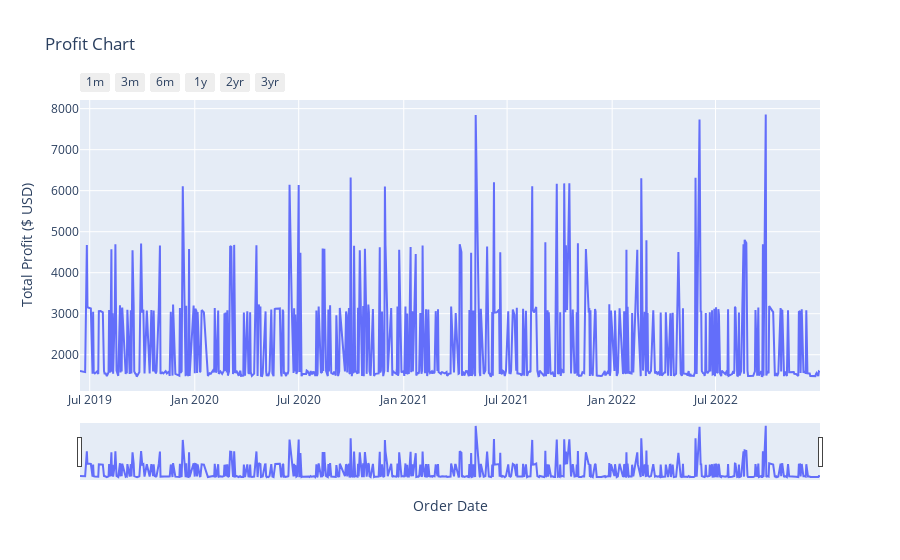

Source (notebook cell):
### Code cell
fig = go.Figure()

fig.add_trace(go.Scatter(
    x=profit_df["Order Date"],
    y=profit_df["Profit"],
    mode="lines",
    hovertemplate="""
    <b>Profit:</b> %{y:$,.2f}<br>
    <b>Date:</b> %{x}
    <extra></extra>
    """
))

fig.update_xaxes(
    rangeslider_visible=True,
    rangeselector_buttons=list([
        dict(count=1, label="1m", step="month", stepmode="backward"),
        dict(count=3, label="3m", step="month", stepmode="backward"),
        dict(count=6, label="6m", step="month", stepmode="backward"),
        dict(count=1, label="1y", step="year", stepmode="backward"),
        dict(count=2, label="2yr", step="year", stepmode="backward"),
        dict(count=3, label="3yr", step="year", stepmode="backward"),
    ]),
)

fig.update_layout(
    dragmode="pan",
    title='Profit Chart',
    xaxis_title='Order Date',
    yaxis_title='Total Profit ($ USD)'
)

fig.show(config=config)

### Figure 1 — Plotly figure (JSON) as saved in the notebook; plotly's stock layout.template omitted (floating-point values rounded to 4 significant figures; data arrays with more than 128 entries replaced by an {"elided": "..."} marker saying what was removed)
{"data": [{"hovertemplate": "\n    <b>Profit:</b> %{y:$,.2f}<br>\n    <b>Date:</b> %{x}\n    <extra></extra>\n    ", "mode": "lines", "type": "scatter", "x": {"elided": "697 str values"}, "y": {"elided": "697 float values"}}], "layout": {"dragmode": "pan", "title": {"text": "Profit Chart"}, "xaxis": {"rangeselector": {"buttons": [{"count": 1, "label": "1m", "step": "month", "stepmode": "backward"}, {"count": 3, "label": "3m", "step": "month", "stepmode": "backward"}, {"count": 6, "label": "6m", "step": "month", "stepmode": "backward"}, {"count": 1, "label": "1y", "step": "year", "stepmode": "backward"}, {"count": 2, "label": "2yr", "step": "year", "stepmode": "backward"}, {"count": 3, "label": "3yr", "step": "year", "stepmode": "backward"}]}, "rangeslider": {"visible": true}, "title": {"text": "Order Date"}}, "yaxis": {"title": {"text": "Total Profit ($ USD)"}}}}
